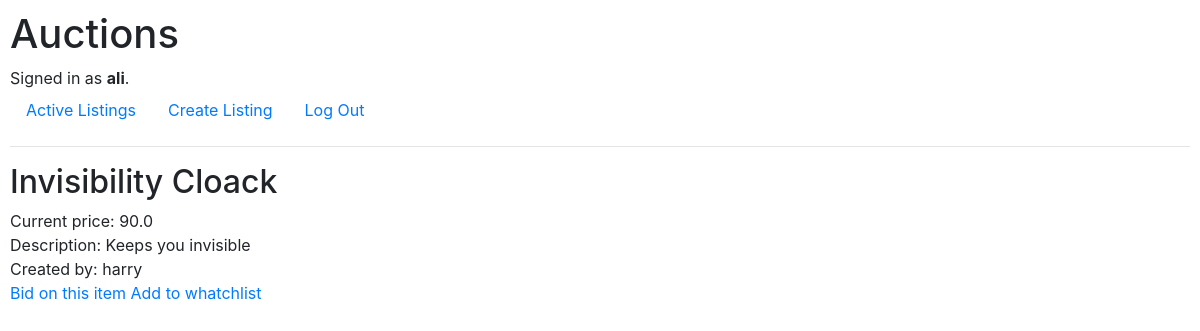
Screenshot of /1/listing (signed in) with the database file from the repository.
### auctions/models.py (models this page shows, shortened)
class User(AbstractUser):
    pass

class Auction_listing(models.Model):
    title = CharField(max_length=64)
    initial_price = DecimalField(max_digits=10, decimal_places=2)
    description = TextField(blank=True)
    creator = ForeignKey(User, on_delete=models.CASCADE, related_name="created_listings")
    winner = ForeignKey(User, on_delete=models.CASCADE, related_name="won_listings", blank=True, null=True)
    is_active = BooleanField(default=True)
    image_link = URLField(max_length=500, blank=True)
    categories = ManyToManyField(Category, blank=True, related_name="listings_per_category")
    in_watch_list = ManyToManyField(User, blank=True, related_name="wishes_per_user")

class Bid(models.Model):
    amount = FloatField()
    listing = ForeignKey(Auction_listing, on_delete=models.CASCADE, related_name="bids_by_listing")
    user = ForeignKey(User, on_delete=models.CASCADE, related_name='bids_by_user')

### auctions/views.py (the view)
# urls.py: path("<int:listing_id>/listing", views.listing_page, name="listing_page"),
def listing_page(request, listing_id):
    listing = Auction_listing.objects.get(pk=listing_id)
    price = current_price(listing)
    return render(request, "auctions/listing_page.html", {
        "listing": listing,
        "current_price": price,
        "in_watch_list": request.user.wishes_per_user.filter(id = listing.id).exists()
    })

### auctions/auxiliary_functions.py (called while the page is built)
def current_price(listing):
    bids = listing.bids_by_listing.all()
    if bids:
        amounts = [bid.amount for bid in bids]
        return max(amounts)
    else:
        return listing.initial_price

### auctions/templates/auctions/listing_page.html
{% extends "auctions/layout.html" %}
{% block body %}
    <h2>{{ listing.title }}</h2>
    <div>
        Current price: {{ current_price }}
    </div>
    <div>
        Description: {{ listing.description }}
    </div>
    <div>
        Created by: {{ listing.creator }}
    </div>
    {% if user.is_authenticated %}
        <a href="{% url 'bid_page' listing.id %}"> Bid on this item </a>
    {% endif %}
    {% if in_watch_list %}
        <a href="{% url 'remove_whatchlist' listing.id %}"> Remove from whatchlist </a>
    {% else %}
        <a href="{% url 'add_whatchlist' listing.id %}"> Add to whatchlist </a>
    {% endif %}
{% endblock %}

### auctions/templates/auctions/layout.html (shortened to what this page needs)
{% load static %}
<!DOCTYPE html>
<html lang="en">
    <head>
        <link rel="stylesheet" href="https://stackpath.bootstrapcdn.com/bootstrap/4.4.1/css/bootstrap.min.css">
        <link href="{% static 'auctions/styles.css' %}" rel="stylesheet">
    </head>
    <body>
        <h1>Auctions</h1>
        <div>
            {% if user.is_authenticated %}
                Signed in as <strong>{{ user.username }}</strong>.
            {% else %}
                Not signed in.
            {% endif %}
        </div>
        <ul class="nav">
            <li class="nav-item">
                <a class="nav-link" href="{% url 'index' %}">Active Listings</a>
            </li>
            {% if user.is_authenticated %}
                <li class="nav-item">
                    <a class="nav-link" href="{% url 'create_listing' %}">Create Listing</a>
                </li>
                <li class="nav-item">
                    <a class="nav-link" href="{% url 'logout' %}">Log Out</a>
                </li>
            {% endif %}
        </ul>
        <hr>
        {% block body %}
        {% endblock %}
    </body>
</html>

### auctions/static/auctions/styles.css (style rules this page uses)
body { padding: 10px; }

### rows the page displays
User: username "ali"
Auction_listing: title "Invisibility Cloack", description "Keeps you invisible", creator "harry"
Bid: amount "90.0"
